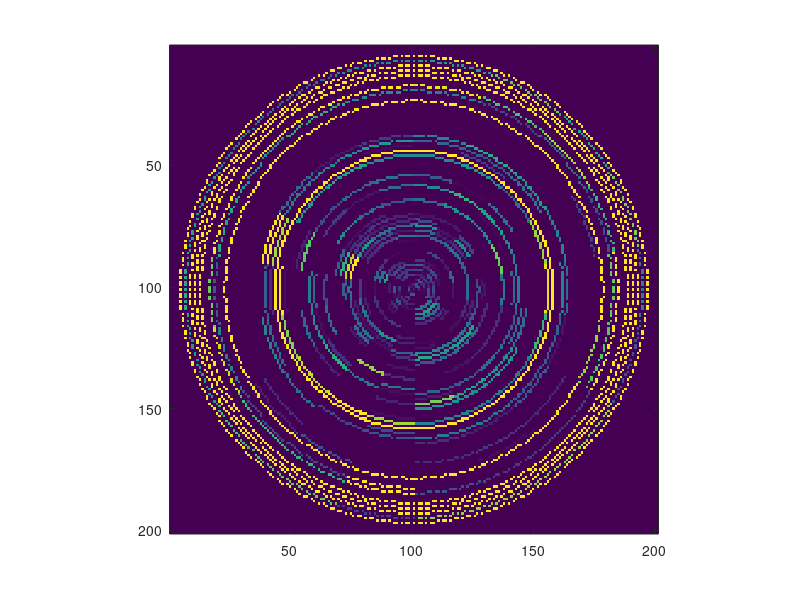

MATLAB code for this plot:
%This is the trial for confocal image construction
clear NewMap
load TDMeasurements.mat
TimeDomain = TDMeasurements;
SpaceSamples = 18;
SpaceExpantion = 360;
RangeSamples = 50;%samples that are taken from the time domain data
SampleStepsDegree = 1;
RoundFactor = 10;%this factor is used for remapping of the pixels, since 
XDomainLenght = 10;

TruncateTimeDomain = TimeDomain(:,1:RangeSamples);%Truncate
MaximumTimeDomain = max(max(TruncateTimeDomain));%Take the maximum
TruncateTimeDomain = TruncateTimeDomain./MaximumTimeDomain;%Normalize
InitialMap = (fliplr(TruncateTimeDomain));
%LetsMultiplyThisGuy
InterpolatedInitialMap = zeros(size(InitialMap,1)*20,size(InitialMap,2));

for InitialIndex=1:SpaceSamples
    for Interpolation=1:20
    InterpolatedInitialMap((InitialIndex - 1)*20 + Interpolation,:) = InitialMap(InitialIndex,:);
    end
end


%Lets take their indexes as coordinates
    Xg = linspace(0,XDomainLenght,RangeSamples);
    Yg = zeros(1, RangeSamples);
for ThetaIndex=1:SpaceExpantion
    Theta = deg2rad(SampleStepsDegree * ThetaIndex);
    GlobalCoordinates = [Xg;Yg];
    
    TFMatri = [cos(Theta) -sin(Theta); sin(Theta) cos(Theta)];
    
    for CoordinateIndex = 1:length(Xg)
        LocalCoordinates(ThetaIndex,:,CoordinateIndex) = TFMatri * GlobalCoordinates(:,CoordinateIndex);
    end
end

RoundedLocalCoordinates = round(RoundFactor*LocalCoordinates);

MinimumY = min(min(RoundedLocalCoordinates(:,2,:)));
MinimumX = min(min(RoundedLocalCoordinates(:,1,:)));

for Index1=1:SpaceExpantion
    for Index2=1:RangeSamples
        NewCoordinate = RoundedLocalCoordinates(Index1,:, Index2);
        Value = InterpolatedInitialMap(Index1,Index2);
        
        NewMap(NewCoordinate(1) + abs(MinimumX) + 1, NewCoordinate(2) + abs(MinimumY) + 1) = Value;
    end    
end


figure

image(NewMap*255);
axis square